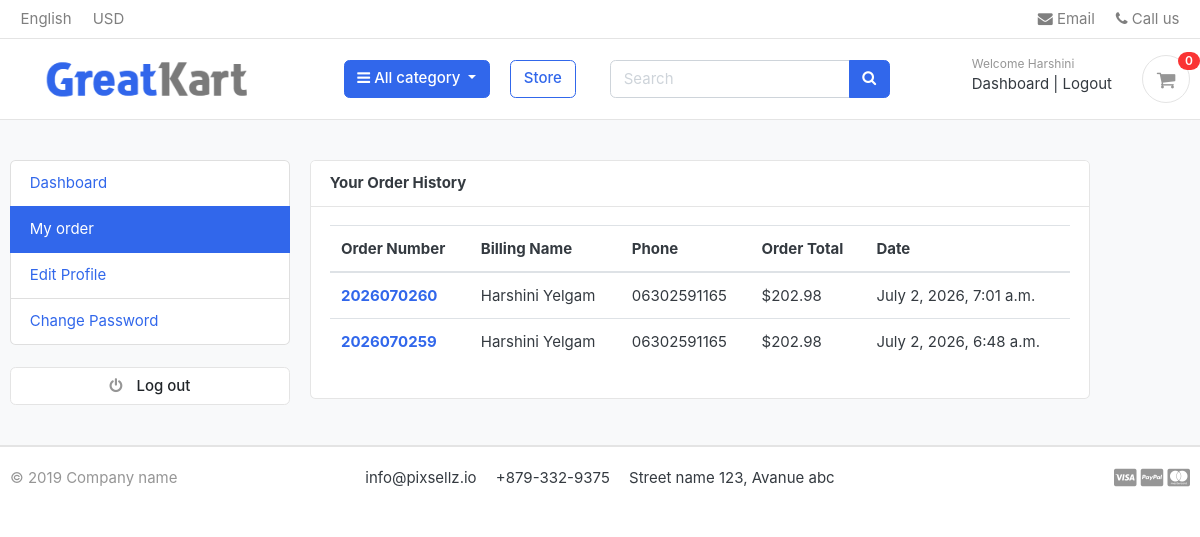
Page /accounts/my_orders/ (signed in) on the committed database.
### accounts/models.py (models this page shows, shortened)
class Account(AbstractBaseUser):
    first_name = models.CharField(max_length=50)
    last_name = models.CharField(max_length=50)
    username = models.CharField(max_length=50, unique=True)
    email = models.EmailField(max_length=50, unique=True)
    phone_number = models.CharField(max_length=50)
    date_joined = models.DateTimeField(auto_now_add=True)
    last_login = models.DateTimeField(auto_now=True)
    is_admin = models.BooleanField(default=False)
    is_staff = models.BooleanField(default=False)
    is_active = models.BooleanField(default=False)
    is_superadmin = models.BooleanField(default=False)
    objects = MyAccountManager()
    USERNAME_FIELD = 'email'
    REQUIRED_FIELDS = ['username', 'first_name', 'last_name']

### orders/models.py (models this page shows, shortened)
class Order(models.Model):
    STATUS = (
        ('New', 'New'),
        ('Accepted', 'Accepted'),
        ('Completed', 'Completed'),
        ('Cancelled', 'Cancelled'),
    )
    user = models.ForeignKey(
        Account,
        on_delete=models.SET_NULL,
        null=True,
        blank=True
    )
    payment = models.ForeignKey(
        Payment,
        on_delete=models.SET_NULL,
        null=True,
        blank=True
    )
    order_number = models.CharField(max_length=20)
    first_name = models.CharField(max_length=50)
    last_name = models.CharField(max_length=50)
    phone = models.CharField(max_length=15)
    email = models.EmailField(max_length=50)
    address_line_1 = models.CharField(max_length=50)
    address_line_2 = models.CharField(max_length=50, blank=True)
    country = models.CharField(max_length=50)
    state = models.CharField(max_length=50)
    city = models.CharField(max_length=50)
    order_note = models.CharField(max_length=100, blank=True)
    order_total = models.FloatField()
    tax = models.FloatField()
    status = models.CharField(
        max_length=10,
        choices=STATUS,
        default='New'
    )
    ip = models.CharField(max_length=20, blank=True)
    is_ordered = models.BooleanField(default=False)
    created_at = models.DateTimeField(auto_now_add=True)
    updated_at = models.DateTimeField(auto_now=True)
    def full_name(self):
        return f'{self.first_name} {self.last_name}'

### accounts/views.py (the view)
# urls.py: path('my_orders/',views.my_orders,name='my_orders'),
@login_required(login_url='login')
def my_orders(request):
    orders = Order.objects.filter(user=request.user,is_ordered=True).order_by('-created_at')
    context={
        'orders':orders,
    }
    return render(request,'accounts/my_orders.html',context)

### carts/context_processors.py (called while the page is built)
def counter(request):
    cart_count = 0
    print("Counter called")
    if 'admin' in request.path:
        return {}
    if request.user.is_authenticated:
        cart_items = CardItem.objects.filter(user=request.user)
    else:
        try:
            cart = Cart.objects.get(cart_id=_cart_id(request))
            cart_items = CardItem.objects.filter(cart=cart)
        except Cart.DoesNotExist:
            cart_items = []
    print("Items:", cart_items)
    for item in cart_items:
        print(item.id, item.quantity)
        cart_count += item.quantity
    print("Cart Count =", cart_count)
    return {'cart_count': cart_count}

### category/context_processors.py (called while the page is built)
def menu_links(request):
    links=Category.objects.all()
    return dict(links=links)

### category/models.py (called while the page is built)
    def get_url(self):
        return reverse('products_by_category',args=[self.slug])

### greatkart/templates/accounts/my_orders.html (shortened to what this page needs)
{% extends 'base.html' %}
{% block content %}
<section class="section-conten padding-y bg">
<div class="container">
	<div class="row">
		{% include 'includes/dashboard_sidebar.html' %}
	<main class="col-md-8">
		<article class="card">
		<header class="card-header">
			<strong class="d-inline-block mr-3">Your Order History</strong>
		</header>
		<div class="card-body">
			<div class="row">
				<div class="col-md-12">
                    <table class="table table-hover">
                      <thead>
                        <tr>
                            <th scope="col">Order Number</th>
                            <th scope="col">Billing Name</th>
                            <th scope="col">Phone</th>
                            <th scope="col">Order Total</th>
                            <th scope="col">Date</th>
                        </tr>
                      </thead>
                      <tbody>
                        {% for order in orders %}
                        <tr>
                            <th scope="col"><a href="{% url 'order_detail' order.order_number %}">{{order.order_number}}</a></th>
                            <td>{{order.full_name}}</td>
                            <td>{{order.phone}}</td>
                            <td>${{order.order_total}}</td>
                            <td>{{order.created_at}}</td>
                        </tr>
                        {% endfor %}
                      </tbody>
                    </table>
                </div>
			</div>
		</div>
		</article>
	</main>
</div>
</div>
</section>
{% endblock %}

### greatkart/templates/includes/navbar.html (shortened to what this page needs)
{% load static%}
<header class="section-header">
<nav class="navbar p-md-0 navbar-expand-sm navbar-light border-bottom">
<div class="container">
  <div class="collapse navbar-collapse" id="navbarTop4">
    <ul class="navbar-nav mr-auto">
    	<li class="nav-item dropdown">
		 	<a href="#" class="nav-link">   English </a>
		</li>
		<li class="nav-item dropdown">
			<a href="#" class="nav-link"> USD </a>
		</li>
    </ul>
    <ul class="navbar-nav">
		<li><a href="#" class="nav-link"> <i class="fa fa-envelope"></i> Email </a></li>
		<li><a href="#" class="nav-link"> <i class="fa fa-phone"></i> Call us </a></li>
	</ul>
  </div>
</div>
</nav>
<section class="header-main border-bottom">
	<div class="container">
<div class="row align-items-center">
	<div class="col-lg-2 col-md-3 col-6 flex-grow-0 pl-5">
		<a href="./" class="brand-wrap">
			<a href="{% url 'home' %}"><img src="{% static 'images/logo.png' %}" style="max-height:50px;"></a>
		</a>
	</div>
	     <div class="col-lg-3 col-md-3 col-sm-12">
			<div class="category-wrap dropdown d-inline-block float-right" style="margin-left:50px;">
			<button type="button" class="btn btn-primary dropdown-toggle" data-toggle="dropdown">
				<i class="fa fa-bars"></i> All category
			</button>
		</div>
	</div>
	<div class="col-lg-1 col-md-2 col-sm-12">
	<a href="{% url 'store' %}" class="btn btn-outline-primary">Store</a>
	</div>
	<div class="col-lg  col-md-5 col-sm-12">
		<form action="{% url 'search'%}" class="search" method="GET">
			<div class="input-group w-100">
			    <input type="text" class="form-control" style="width:60%;" placeholder="Search" name="keyword">
			    <div class="input-group-append">
			      <button class="btn btn-primary" type="submit">
			        <i class="fa fa-search"></i>
			      </button>
			    </div>
		    </div>
		</form>
	</div>
	<div class="col-lg-3 col-sm-6 col-8 order-2 order-lg-3">
				<div class="d-flex justify-content-end mb-3 mb-lg-0">
					{% if user.is_authenticated %}
<div class="widget-header">
    <small class="title text-muted">Welcome {{ user.first_name }}</small>
    <div>
        <a href="{% url 'dashboard' %}">Dashboard</a>
        <span class="dark-transp"> | </span>
        <a href="{% url 'logout' %}">Logout</a>
    </div>
</div>
{% endif %}
					<a href="{% url 'cart' %}" class="widget-header pl-3 ml-3">
						<div class="icon icon-sm rounded-circle border"><i class="fa fa-shopping-cart"></i></div>
						<span class="badge badge-pill badge-danger notify">{{cart_count}}</span>
					</a>
				</div>
			</div>
</div>
	</div>
</section>
</header>

### greatkart/static/css/ui.css (style rules this page uses)
html { font-family: "Inter", sans-serif; font-size: 15px; }
.icon-xs, .icon-sm, .icon-md, .icon-lg { display: inline-block; text-align: center; flex-shrink: 0; flex-grow: 0; }
.icon-sm { width: 48px; height: 48px; line-height: 48px !important; font-size: 20px; }
.padding-y { padding-top: 40px; padding-bottom: 40px; }
article:after, .form-group:after { display: block; clear: both; content: ""; }
.bg { background-color: #f8f9fa; }
.header-main { position: relative; padding-top: 1rem; padding-bottom: 1rem; }
.widget-header { display: inline-block; vertical-align: middle; position: relative; }
.widget-header a { color: #343a40; }
.widget-header i { color: #969696; }
.widget-header .title { display: block; }
.widget-header .notify { position: absolute; top: -3px; right: -10px; }
.notify { position: absolute; top: -4px; right: -10px; display: inline-block; padding: 0.25em 0.6em; font-size: 12px; line-height: 1; text-align: center; border-radius: 3rem; color: #fff; background-color: #fa3434; }

### rows in the picture
Account: first_name "Harshini"
Order: order_number "2026070260", full_name "Harshini Yelgam", phone "06302591165", order_total "202.98", created_at "July 2, 2026, 7:01 a.m."
Order: order_number "2026070259", full_name "Harshini Yelgam", phone "06302591165", order_total "202.98", created_at "July 2, 2026, 6:48 a.m."

### other values in the picture
{{ cart_count }} "0"
